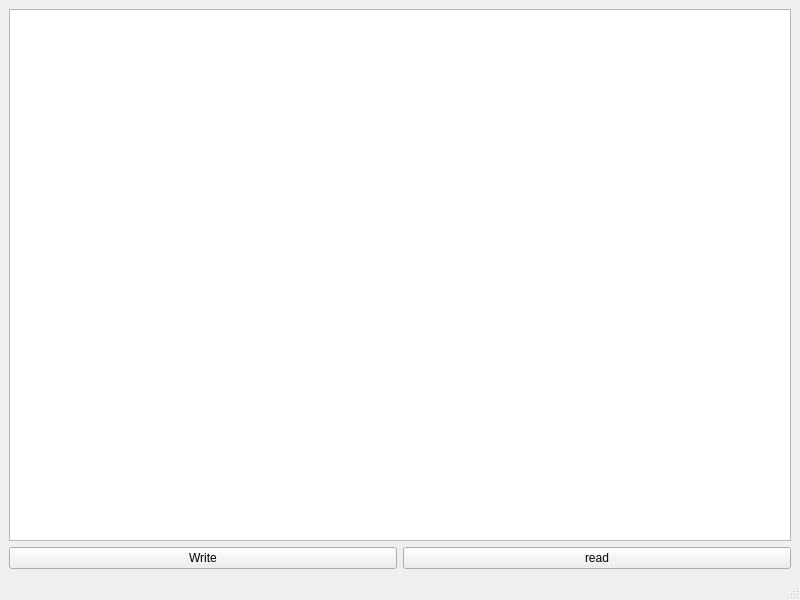
<?xml version="1.0" encoding="UTF-8"?>
<ui version="4.0">
 <class>MainWindow</class>
 <widget class="QMainWindow" name="MainWindow">
  <property name="geometry">
   <rect>
    <x>0</x>
    <y>0</y>
    <width>800</width>
    <height>600</height>
   </rect>
  </property>
  <property name="windowTitle">
   <string>MainWindow</string>
  </property>
  <widget class="QWidget" name="centralwidget">
   <layout class="QHBoxLayout" name="horizontalLayout_2">
    <item>
     <layout class="QVBoxLayout" name="verticalLayout">
      <item>
       <widget class="QPlainTextEdit" name="plainTextEdit"/>
      </item>
      <item>
       <layout class="QHBoxLayout" name="horizontalLayout">
        <item>
         <widget class="QPushButton" name="pushButton">
          <property name="text">
           <string>Write</string>
          </property>
         </widget>
        </item>
        <item>
         <widget class="QPushButton" name="pushButton_2">
          <property name="text">
           <string>read</string>
          </property>
         </widget>
        </item>
       </layout>
      </item>
     </layout>
    </item>
   </layout>
  </widget>
  <widget class="QMenuBar" name="menubar">
   <property name="geometry">
    <rect>
     <x>0</x>
     <y>0</y>
     <width>800</width>
     <height>22</height>
    </rect>
   </property>
  </widget>
  <widget class="QStatusBar" name="statusbar"/>
 </widget>
 <resources/>
 <connections/>
</ui>
